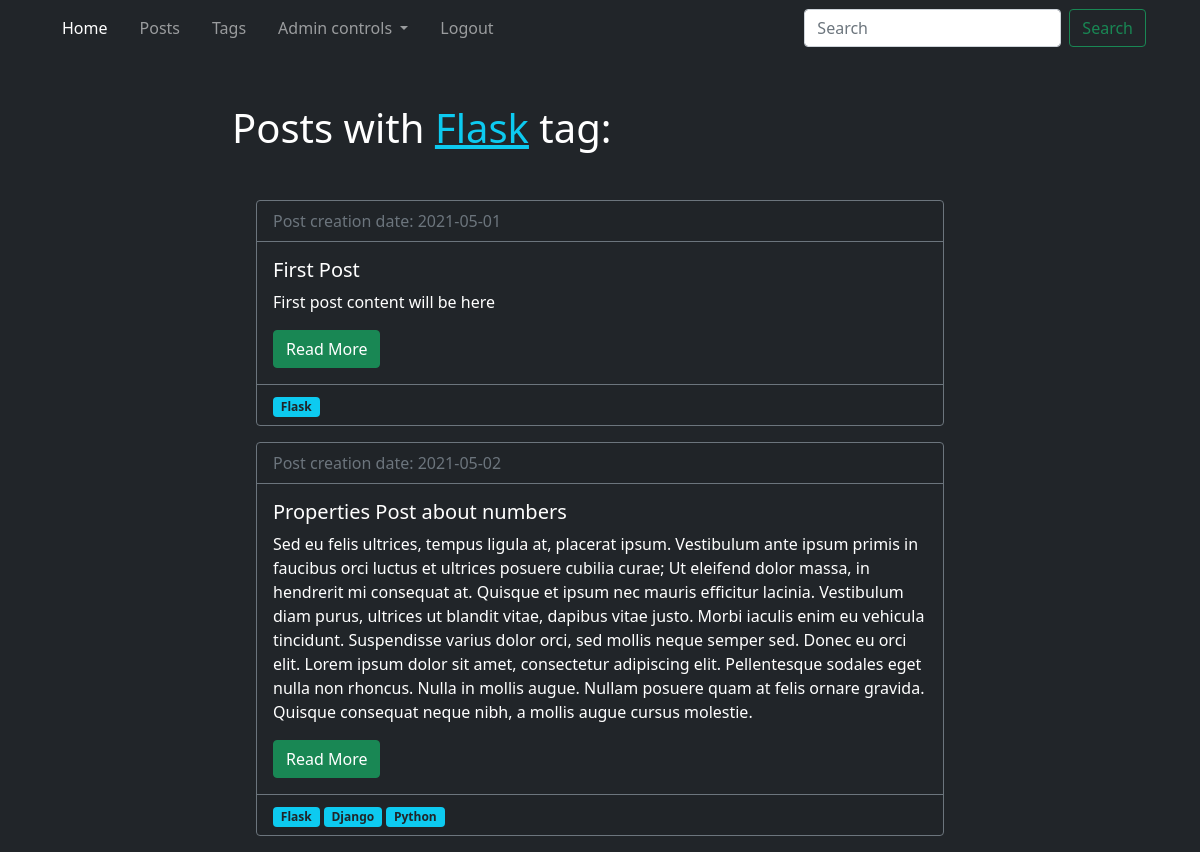
Page /tags/tag-flask (signed in) on the committed database.
### models.py (models this page shows, shortened)
class Tag(database.Model):
  id = database.Column(database.Integer, primary_key=True)
  title = database.Column(database.String(256), unique=True)
  slug = database.Column(database.String(256), unique=True)

class Post(database.Model):
  id = database.Column(database.Integer, primary_key=True)
  title = database.Column(database.String(256))
  slug = database.Column(database.String(256), unique=True)
  body = database.Column(database.Text)
  creation_date = database.Column(database.DateTime, default=datetime.now())
  tags = database.relationship(
    'Tag', secondary=post_tag_relation_database, backref=database.backref('posts'), lazy='dynamic'
  )

### tags/tags_blueprints.py (the view)
@tags.route('/<slug>')
def display_tag_details(slug):
  return render_template(
    'posts/display_tag_details.html',
    tag=Tag.query.filter(Tag.slug == slug).first()
  )

### posts/templates/posts/display_tag_details.html (shortened to what this page needs)
{% extends 'base.html' %}
{% block content %}
  <h1 class="mb-5">
    Posts with <span class="text-info" style="text-decoration: underline">{{ tag.title }}</span> tag:
  </h1>
  <div class="container">
    {% for post in tag.posts %}
      {% include 'posts/includes/post_card.html' %}
    {% endfor %}
  </div>
{% endblock %}

### templates/base.html (shortened to what this page needs)
<!doctype html>
<html lang="en">
<head>
  <link href="https://cdn.jsdelivr.net/npm/bootstrap@5.0.0-beta3/dist/css/bootstrap.min.css" rel="stylesheet"
>
  <link rel="stylesheet" href="../static/main.css">
</head>
<body class="bg-dark text-white">
<nav class="container navbar navbar-expand-lg navbar-dark bg-dark mb-5">
  <div class="container-fluid">
    <div class="collapse navbar-collapse" id="navbarSupportedContent">
      <ul class="navbar-nav me-auto mb-2 mb-lg-0">
        <li class="nav-item me-3">
          <a class="nav-link active" aria-current="page" href="{{ url_for('display_homepage') }}">Home</a>
        </li>
        <li class="nav-item me-3">
          <a class="nav-link" href="{{ url_for('post.display_posts') }}">Posts</a>
        </li>
        <li class="nav-item me-3">
          <a class="nav-link" href="{{ url_for('tag.display_tags') }}">Tags</a>
        </li>
        {% if current_user.has_role('admin') %}
          <li class="nav-item dropdown me-3">
            <a class="nav-link dropdown-toggle" href="#" id="navbarDropdown" role="button" data-bs-toggle="dropdown"
               aria-expanded="false">
              Admin controls
            </a>
          </li>
          <li class="nav-item me-3">
            <a class="nav-link" href="/logout">Logout</a>
          </li>
        {% else %}
          <li class="nav-item me-3">
            <a class="nav-link" href="/login">Login</a>
          </li>
        {% endif %}
      </ul>
      <form class="d-flex" method="get">
        <input class="form-control me-2" type="search" placeholder="Search" aria-label="Search" name="search_query">
        <button class="btn btn-outline-success" type="submit">Search</button>
      </form>
    </div>
  </div>
</nav>
<div class="container">
  <div class="row">
    <div class="col-8 mx-auto">
      {% block content %}{% endblock %}
    </div>
  </div>
</div>
</body>
</html>

### posts/templates/posts/includes/post_card.html
<div class="card border-secondary bg-dark mb-3 text-white">
  <div class="card-header border-secondary text-muted">Post creation date: {{ post.creation_date.date() }}</div>
  <div class="card-body">
    <h5 class="card-title">{{ post.title }}</h5>
    <p class="card-text">{{ post.body }}</p>
    <a href="{{ url_for('post.display_post_details', slug=post.slug) }}" class="btn btn-success">Read More</a>
  </div>
  {% if post.tags.count() %}
    <div class="card-footer border-secondary">
      {% for tag in post.tags %}
        <a href="{{ url_for('tag.display_tag_details', slug=tag.slug) }}" class="badge bg-info text-dark" style="text-decoration: none">{{ tag.title }}</a>
      {% endfor %}
    </div>
  {% endif %}
</div>

### rows in the picture
Tag: title "Flask"
Post: creation_date "2021-05-01", title "First Post", body "First post content will be here"
Post: creation_date "2021-05-02", title "Properties Post about numbers", body "Sed eu felis ultrices, tempus ligula at, placerat ipsum. Vestibulum ante ipsum primis in faucibus orci luctus et ultrices posuere cubilia curae; Ut eleifend dolor massa, in hendrerit mi consequat at. Quisque et ipsum nec mauris efficitur lacinia. Vestibulum diam purus, ultrices ut blandit vitae, dapibus vitae justo. Morbi iaculis enim eu vehicula tincidunt. Suspendisse varius dolor orci, sed mollis neque semper sed. Donec eu orci elit. Lorem ipsum dolor sit amet, consectetur adipiscing elit. Pellentesque sodales eget nulla non rhoncus. Nulla in mollis augue. Nullam posuere quam at felis ornare gravida. Quisque consequat neque nibh, a mollis augue cursus molestie."
Tag: title "Django"
Tag: title "Python"
